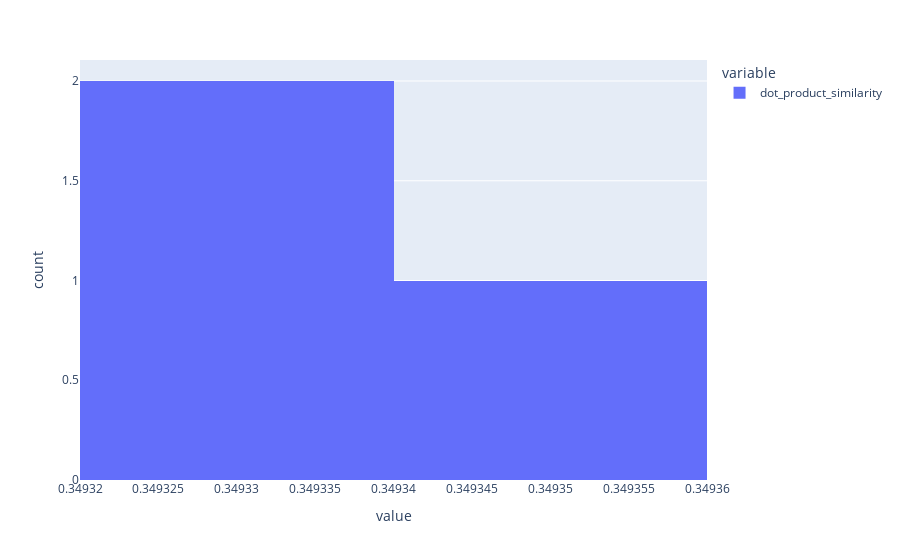

Notebook source saved alongside this figure:
### Code cell
px.histogram(q4_comp.dot_product_similarity)

### Figure 1 — Plotly figure (JSON) as saved in the notebook; plotly's stock layout.template omitted (floating-point values rounded to 4 significant figures)
{"data": [{"alignmentgroup": "True", "bingroup": "x", "hovertemplate": "variable=dot_product_similarity<br>value=%{x}<br>count=%{y}<extra></extra>", "legendgroup": "dot_product_similarity", "marker": {"color": "#636efa", "pattern": {"shape": ""}}, "name": "dot_product_similarity", "offsetgroup": "dot_product_similarity", "orientation": "v", "showlegend": true, "type": "histogram", "x": [0.3494, 0.3493, 0.3493], "xaxis": "x", "yaxis": "y"}], "layout": {"barmode": "relative", "legend": {"title": {"text": "variable"}, "tracegroupgap": 0}, "margin": {"t": 60}, "xaxis": {"anchor": "y", "domain": [0, 1], "title": {"text": "value"}}, "yaxis": {"anchor": "x", "domain": [0, 1], "title": {"text": "count"}}}}
